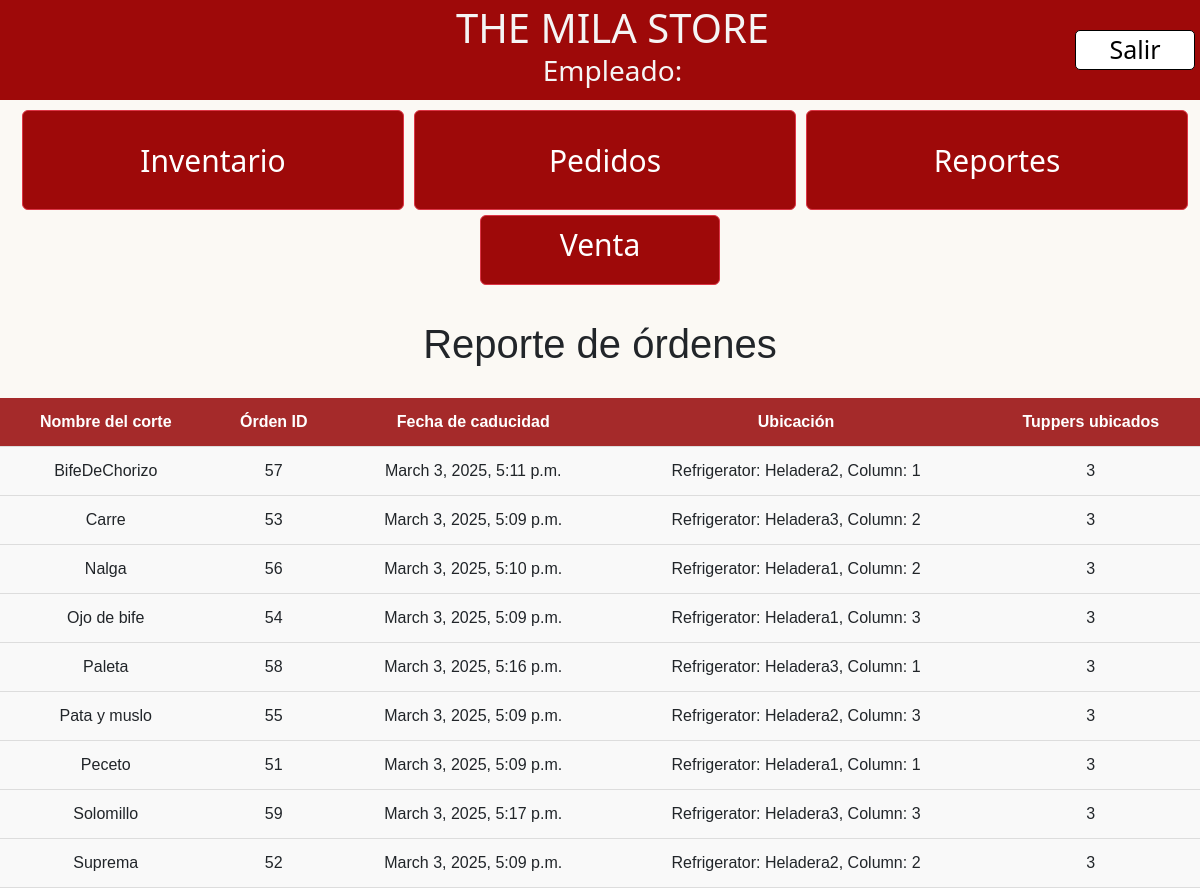
The app's page /expiration/, older data.
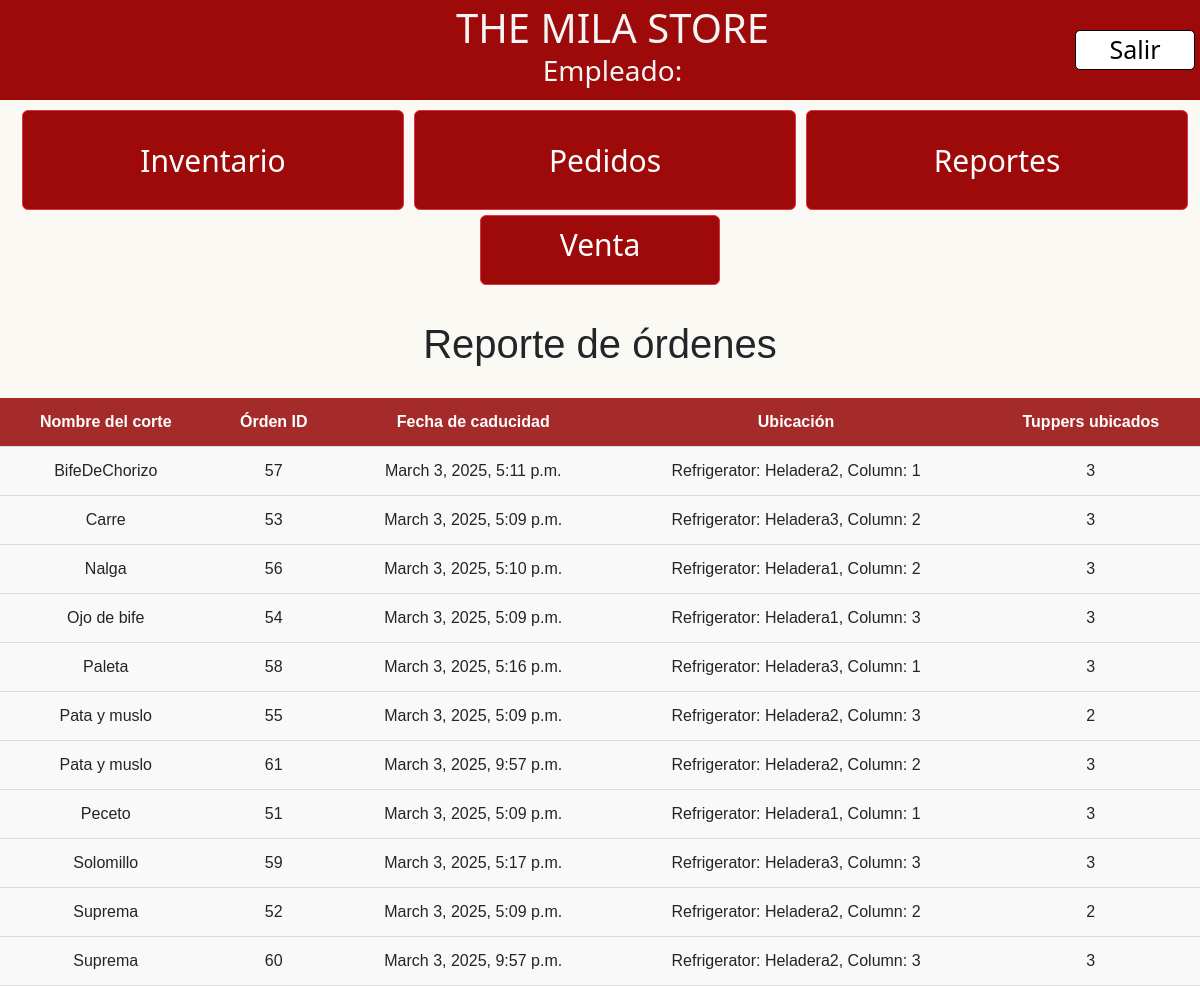
The same page, newer data.
### inventory/models.py (models this page shows, shortened)
class OrderAllocation(models.Model):
    order = models.ForeignKey(Order, related_name='allocations', on_delete=models.CASCADE)
    column = models.ForeignKey(Column, on_delete=models.CASCADE)
    tuppers_allocated = models.IntegerField()

class Order(models.Model):
    cut = models.ForeignKey(Cut, on_delete=models.CASCADE)
    tuppers_requested = models.IntegerField()
    created_at = models.DateTimeField(auto_now_add=True)
    tuppers_remaining = models.IntegerField()
    scheduled_date = models.DateTimeField(blank=True, null=True)
    expiration_date = models.DateTimeField(blank=True, null=True)

class Cut(models.Model):
    name = models.CharField(max_length=100)
    milas_per_tupper = models.IntegerField()
    reorder_threshold = models.IntegerField(default=10)
    reorder_tuppers = models.IntegerField(default=10)
    is_order_pending = models.BooleanField(default=False)
    color = ColorField(default='#FF0000')
    days_until_expiration = models.IntegerField(default=180)

class Column(models.Model):
    refrigerator = models.ForeignKey(Refrigerator, on_delete=models.CASCADE)
    capacity = models.IntegerField(validators=[MinValueValidator(1)])
    def __str__(self):
        try:
            column_ids = list(Column.objects.filter(refrigerator=self.refrigerator).order_by('id').values_list('id', flat=True))
            column_index = column_ids.index(self.id) + 1
            return f"Refrigerator: {self.refrigerator.name}, Column: {column_index}"
        except (ValueError, AttributeError):
            return f"Refrigerator: {self.refrigerator.name}"

class Refrigerator(models.Model):
    name = models.CharField(max_length=100)

### inventory/views.py (the view)
# urls.py: path('expiration/', views.expiration_tracking_view, name='reports'),
def expiration_tracking_view(request):
    allocations = OrderAllocation.objects.select_related('order', 'order__cut', 'column').order_by('order__cut__name', 'order__expiration_date')
    grouped_allocations = defaultdict(list)
    for allocation in allocations:
        grouped_allocations[allocation.order.id].append(allocation)
    context = {
        'grouped_allocations': dict(grouped_allocations),  # Convert to regular dict for easier template access
    }
    return render(request, 'inventory/reports.html', context)

### inventory/templates/inventory/reports.html (shortened to what this page needs)
{% extends 'base.html' %}
{% load static %}
{% block css_files %}
    <link rel="stylesheet" href="{% static 'inventory/reports.css' %}">
{% endblock %}
{% block content %}
    <h1 id="nombre">Reporte de órdenes</h1>
    <table class="reporte-table">
        <thead>
        <tr>
            <th>Nombre del corte</th>
            <th>Órden ID</th>
            <th>Fecha de caducidad</th>
            <th>Ubicación</th>
            <th>Tuppers ubicados</th>
        </tr>
        </thead>
        <tbody>
        {% for order_id, allocations in grouped_allocations.items %}
            {% if allocations %}
                <tr>
                    <td rowspan="{{ allocations|length }}">{{ allocations.0.order.cut.name }}</td>
                    <td rowspan="{{ allocations|length }}">{{ allocations.0.order.id }}</td>
                    <td rowspan="{{ allocations|length }}">{{ allocations.0.order.expiration_date }}</td>
                    <td>{{ allocations.0.column }}</td>
                    <td>{{ allocations.0.tuppers_allocated }}</td>
                </tr>
            {% endif %}
        {% endfor %}
        </tbody>
    </table>
{% endblock %}

### templates/base.html (shortened to what this page needs)
{% load static %}
<!DOCTYPE html>
<html lang="esp">
<head>
    <link href="https://cdn.jsdelivr.net/npm/bootstrap@5.3.3/dist/css/bootstrap.min.css" rel="stylesheet"
>
    <link rel="stylesheet" href="{% static "base.css" %}">
    {% block css_files %}{% endblock %}
</head>
<body>
    <header id="navbar">
        <div id="tit">
            <h1>THE MILA STORE </h1>
            <h3>{% if user.is_staff or user.is_superuser %}Administrador{% else %}Empleado{% endif %}: {{ user.username }}</h3>
        </div>
        <a href="{% url 'logout' %}" id="secondary">Salir</a>
    </header>
    <div class="container-fluid">
        <a href="{% url 'inventory' %}"><button type="button" class="btn btn-danger">Inventario</button></a>
        <a href="{% url 'orders' %}"><button type="button" class="btn btn-danger">Pedidos</button></a>
        <a href="{% url 'reports' %}"><button type="button" class="btn btn-danger">Reportes</button></a>
    </div>
    <div  class="centered-container" >
    <a href="{% url 'sell_milas' %}" id="ventanaventa" class="btn btn-danger venta" >Venta</a>
    </div>
        {% block content %}
    {% endblock %}
</body>
</html>

### static/base.css (style rules this page uses)
html,body { margin: 0; background-color: #fbf9f4; }
header { display: flex; align-items: center; justify-content: space-between; background-color:#9e0909; font-size: 30px; width: 100%; height: 100px; color: whitesmoke; }
.btn-danger { width:100%; height: 100px; font-size:30px; margin:5px; background-color:#9e0909; }
.container-fluid { width:100%; display:flex; flex-direction:row; }
.container-fluid a, button { width:40%; height: 100px; font-size:25px; margin:5px; }
#secondary { text-align: center; width: 10%; background-color: white; color: black; margin-right: 5px; font-size: 25px; border: 1px solid black; text-decoration: none; border-radius: 5px; transition: background-color 0.3s, color 0.3s; }
#tit { padding-left:150px; margin:auto; text-align: center; }
h1 { text-align: center; display: inline-block; margin: 0; }
.venta { width: 20%; height: 70px; background-color:#9e0909; margin-left:40%; color:white; font-size:30px; }
.centered-container { display: flex; }

### inventory/static/inventory/reports.css (style rules this page uses)
.reporte-table { width: 100%; border-collapse: collapse; font-family: Arial, sans-serif; margin-top: 20px; }
th, td { padding: 12px; text-align: center; border-bottom: 1px solid #ddd; }
th { background-color: brown; color: white; font-weight: bold; }
table tr { background-color: #f9f9f9; }
#nombre { font-family: Vegur, 'PT Sans', Verdana, sans-serif; display: block; margin: 30px; font-family: 'Helvetica', sans-serif; }

Row changes from the older to the newer data that the page shows:
changed OrderAllocation (number 6 of 11 on the later page): tuppers_allocated "3" → "2"
added OrderAllocation: order.name "Pata y muslo", order "61", order.expiration_date "March 3, 2025, 9:57 p.m.", column.name "Refrigerator: Heladera2, Column: 2", tuppers_allocated "3"
changed OrderAllocation (number 10 of 11 on the later page): tuppers_allocated "3" → "2"
added OrderAllocation: order.name "Suprema", order "60", order.expiration_date "March 3, 2025, 9:57 p.m.", column.name "Refrigerator: Heladera2, Column: 3", tuppers_allocated "3"
